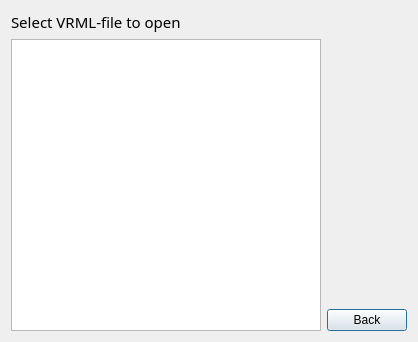
<?xml version="1.0" encoding="UTF-8"?>
<ui version="4.0">
 <class>FileSelectWindow</class>
 <widget class="QDialog" name="FileSelectWindow">
  <property name="geometry">
   <rect>
    <x>0</x>
    <y>0</y>
    <width>418</width>
    <height>342</height>
   </rect>
  </property>
  <property name="windowTitle">
   <string>File Selection</string>
  </property>
  <layout class="QGridLayout" name="gridLayout_3">
   <item row="0" column="0">
    <layout class="QGridLayout" name="gridLayout">
     <item row="1" column="0">
      <layout class="QHBoxLayout" name="horizontalLayout">
       <item>
        <widget class="QTreeView" name="treeView"/>
       </item>
       <item>
        <layout class="QVBoxLayout" name="verticalLayout">
         <item>
          <spacer name="verticalSpacer">
           <property name="orientation">
            <enum>Qt::Vertical</enum>
           </property>
           <property name="sizeHint" stdset="0">
            <size>
             <width>17</width>
             <height>258</height>
            </size>
           </property>
          </spacer>
         </item>
         <item>
          <widget class="QPushButton" name="backButton">
           <property name="text">
            <string>Back</string>
           </property>
          </widget>
         </item>
        </layout>
       </item>
      </layout>
     </item>
     <item row="0" column="0">
      <layout class="QGridLayout" name="gridLayout_2">
       <item row="0" column="1">
        <spacer name="horizontalSpacer">
         <property name="orientation">
          <enum>Qt::Horizontal</enum>
         </property>
         <property name="sizeHint" stdset="0">
          <size>
           <width>233</width>
           <height>17</height>
          </size>
         </property>
        </spacer>
       </item>
       <item row="0" column="0">
        <widget class="QLabel" name="label">
         <property name="font">
          <font>
           <family>Impact</family>
           <pointsize>11</pointsize>
           <italic>false</italic>
           <underline>false</underline>
          </font>
         </property>
         <property name="text">
          <string>Select VRML-file to open</string>
         </property>
        </widget>
       </item>
      </layout>
     </item>
    </layout>
   </item>
  </layout>
 </widget>
 <resources/>
 <connections/>
</ui>
